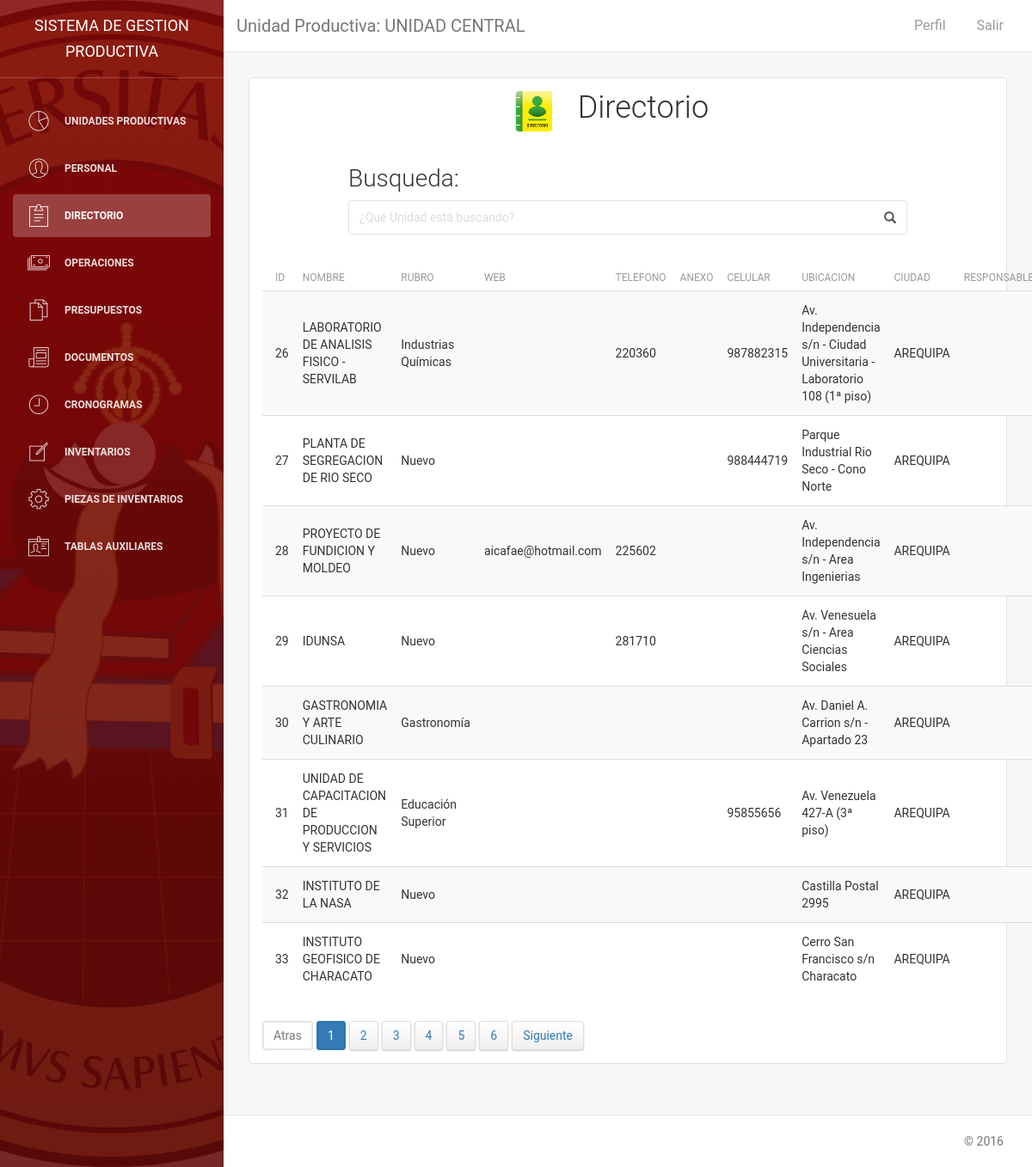
The app's page /Directorio (signed in) with its own data.
### tables this page shows
CREATE TABLE `UnidadesProductivas` (
  `Id` int(11) NOT NULL,
  `Nombre` varchar(100) NOT NULL,
  `Rubro_Id` int(11) NOT NULL,
  `Web` varchar(100) DEFAULT NULL,
  `Telefono` int(11) DEFAULT NULL,
  `Telefono_Anexo` int(11) DEFAULT NULL,
  `Fax` varchar(20) DEFAULT NULL,
  `Celular` int(11) DEFAULT NULL,
  `Ubicacion` varchar(100) DEFAULT NULL,
  `Ciudad_Id` int(11) NOT NULL,
  `Organigrama` varchar(200) DEFAULT NULL,
  `Facultad_Id` int(11) DEFAULT NULL,
  `Persona_Dni` varchar(20) DEFAULT NULL,
  `FechaCreacion` date DEFAULT NULL
);

CREATE TABLE `Rubros` (
  `Id` int(11) NOT NULL,
  `Descripcion` varchar(100) NOT NULL
);

CREATE TABLE `Ciudades` (
  `Id` int(11) NOT NULL,
  `Nombre` varchar(100) NOT NULL
);

### Controllers/directorioController.php (called while the page is built, shortened)
<?php
    require_once 'Models/DirectorioModel.php';
    class DirectorioController{
        public function __construct(){
            $this->model = new Directorio();
        }
        public function Index(){
            if (isset($_GET["page"])) { $page  = $_GET["page"]; } else { $page=1; };
            $startFrom = ($page-1) * resultsPerPage;
            require_once 'Views/header.php';
            require_once 'Views/sidebar.php';
            require_once 'Views/panel.php';
            require_once 'Views/Directorio/index.php';
            require_once 'Views/footer.php';
        }
    }
?>

### Core/database.php (called while the page is built, shortened)
<?php
class Database
{
    public static function Conectar()
    {
    	$stringConnection = 'mysql:host='.DB_SERVER.";dbname=".DB_DATABASE.";charset=".DB_CHARSET;
        $pdo = new PDO($stringConnection, DB_USERNAME, DB_PASSWORD);
        $pdo->setAttribute(PDO::ATTR_ERRMODE, PDO::ERRMODE_EXCEPTION);
        return $pdo;
    }
}

### Models/DirectorioModel.php (called while the page is built, shortened)
<?php
	class Directorio
	{
		private $pdo;
		public function __construct()
		{
			try
			{
				$this->pdo = Database::Conectar();
			}
			catch(Exception $e)
			{
				die($e->getMessage());
			}
		}
		public function Listar($startFrom)
		{
			try
			{
				$limit = resultsPerPage;
				$start = $startFrom;
				$stmt = $this->pdo->prepare("SELECT up.Id, up.Nombre, up.Rubro_Id, up.Web, up.Telefono, up.Telefono_Anexo, up.Celular, up.Ubicacion, up.Ciudad_Id, up.Persona_Dni FROM UnidadesProductivas up LIMIT :startFrom,:resultsPerPage");
				$stmt->bindValue(":startFrom", (int)$start, PDO::PARAM_INT);
				$stmt->bindValue(":resultsPerPage", (int)$limit, PDO::PARAM_INT);
				$stmt->execute();
				return $stmt->fetchAll(PDO::FETCH_OBJ);
			}
			catch(Exception $e)
			{
				die($e->getMessage());
			}
		}
		public function getCiudadById($Id){
			try
			{
				$stm = $this->pdo
				            ->prepare("SELECT * FROM Ciudades WHERE Id = ?");
				$stm->execute(array($Id));
				$row = $stm->fetch(PDO::FETCH_ASSOC);
				return $row['Nombre'];
			}
			catch (Exception $e)
			{
				die($e->getMessage());
			}
		}
		public function getRubroById($Id){
			try
			{
				$stm = $this->pdo
				            ->prepare("SELECT * FROM Rubros WHERE Id = ?");
				$stm->execute(array($Id));
				$row = $stm->fetch(PDO::FETCH_ASSOC);
				return $row['Descripcion'];
			}
			catch (Exception $e)
			{
				die($e->getMessage());
			}
		}
	}
?>

### Views/Directorio/index.php (the view, shortened to what this page needs)
<div class="content">
    <div class="container-fluid">
        <div class="row">
            <div class="col-md-12">
                <div class="card">
                    <div class="content">
                        <div class="row">
                            <div class="col-md-4"></div>
                            <div class="col-md-1"><img class="img-responsive" src="<?php echo BASE_URL;?>Assets/img/directorio.png"></div>
                            <div class="col-md-2">
                                <h2 class="title" style="text-align:center;">Directorio</h2>
                            </div>
                        </div>
                        <br>
                        <div class="row" style="margin-left: 10%;margin-right: 10%">
                            <div class="col-md-12">
                                <h3>Busqueda:</h3>
                            </div>
                        </div>
                        <div class="row" style="margin-left: 10%;margin-right: 10%">
                            <div class="col-md-12">
                                <div class="form-group">
                                        <div class="input-group">
                                            <input type="text" id="search" class="search-query form-control" placeholder="¿Qué Unidad está buscando?" />
                                          <div class="input-group-addon"><span class="glyphicon glyphicon-search"></span></div>
                                        </div>
                                </div>
                            </div>
                        </div>
                        <div id="target-search">
                            <div class="content table-responsive table-full-width">
                                <table id="tableDirectorio" class="table table-hover table-striped">
                                    <thead>
                                        <th>Id</th>
                                        <th>Nombre</th>
                                        <th>Rubro</th>
                                        <th>Web</th>
                                        <th>Telefono</th>
                                        <th>Anexo</th>
                                        <th>Celular</th>
                                        <th>Ubicacion</th>
                                        <th>Ciudad</th>
                                        <th>Responsable</th>
                                    </thead>
                                    <tbody id="target-content">
                                        <?php foreach($this->model->Listar($startFrom) as $r): ?>
                                            <tr>
                                                <td><?php echo $r->Id; ?></td>
                                                <td><?php echo $r->Nombre; ?></td>
                                                <td><?php echo $this->model->getRubroById($r->Rubro_Id); ?></td>
                                                <td><?php echo $r->Web; ?></td>
                                                <td><?php echo (empty($r->Telefono) ? '' : $r->Telefono); ?></td>
                                                <td><?php echo (empty($r->Telefono_Anexo) ? '': $r->Telefono_Anexo); ?></td>
                                                <td><?php echo (empty($r->Celular) ? ' ' : $r->Celular); ?></td>
                                                <td><?php echo $r->Ubicacion; ?></td>
                                                <td><?php echo $this->model->getCiudadById($r->Ciudad_Id); ?></td>
                                                <td><?php echo $this->model->getResponsableByDni($r->Persona_Dni); ?></td>
                                            </tr>
                                        <?php endforeach; ?>
                                    </tbody>
                                </table>
                            </div>
                            <nav><ul class="pagination">
                            </ul></nav>
                        </div>
                    </div>
                </div>
            </div>
        </div>
    </div>
</div>

### Assets/css/simplePagination.css (style rules this page uses)
ul.simple-pagination { list-style: none; }
.simple-pagination { display: block; overflow: hidden; padding: 0 5px 5px 0; margin: 0; }

### Assets/js/js-webshim/minified/shims/styles/shim.css (style rules this page uses)
article,aside,canvas,details,figcaption,figure,footer,header,hgroup,main,nav,section,summary { display:block }

### records on screen
unidadesproductivas: Id "26", Nombre "LABORATORIO DE ANALISIS FISICO - SERVILAB", Rubro_Id.Descripcion "Industrias Químicas", Telefono "220360", Celular "987882315", Ubicacion "Av. Independencia s/n - Ciudad Universitaria - Laboratorio 108 (1ª piso)", Ciudad_Id.Nombre "AREQUIPA"
unidadesproductivas: Id "27", Nombre "PLANTA DE SEGREGACION DE RIO SECO", Rubro_Id.Descripcion "Nuevo", Celular "988444719", Ubicacion "Parque Industrial Rio Seco - Cono Norte", Ciudad_Id.Nombre "AREQUIPA"
unidadesproductivas: Id "28", Nombre "PROYECTO DE FUNDICION Y MOLDEO", Rubro_Id.Descripcion "Nuevo", Web "aicafae@hotmail.com", Telefono "225602", Ubicacion "Av. Independencia s/n - Area Ingenierias", Ciudad_Id.Nombre "AREQUIPA"
unidadesproductivas: Id "29", Nombre "IDUNSA", Rubro_Id.Descripcion "Nuevo", Telefono "281710", Ubicacion "Av. Venesuela s/n - Area Ciencias Sociales", Ciudad_Id.Nombre "AREQUIPA"
unidadesproductivas: Id "30", Nombre "GASTRONOMIA Y ARTE CULINARIO", Rubro_Id.Descripcion "Gastronomía", Ubicacion "Av. Daniel A. Carrion s/n - Apartado 23", Ciudad_Id.Nombre "AREQUIPA"
unidadesproductivas: Id "31", Nombre "UNIDAD DE CAPACITACION DE PRODUCCION Y SERVICIOS", Rubro_Id.Descripcion "Educación Superior", Celular "95855656", Ubicacion "Av. Venezuela 427-A (3ª piso)", Ciudad_Id.Nombre "AREQUIPA"
unidadesproductivas: Id "32", Nombre "INSTITUTO DE LA NASA", Rubro_Id.Descripcion "Nuevo", Ubicacion "Castilla Postal 2995", Ciudad_Id.Nombre "AREQUIPA"
unidadesproductivas: Id "33", Nombre "INSTITUTO GEOFISICO DE CHARACATO", Rubro_Id.Descripcion "Nuevo", Ubicacion "Cerro San Francisco s/n Characato", Ciudad_Id.Nombre "AREQUIPA"

### other values on screen
$_SESSION['UnidadNombre'] "UNIDAD CENTRAL"
